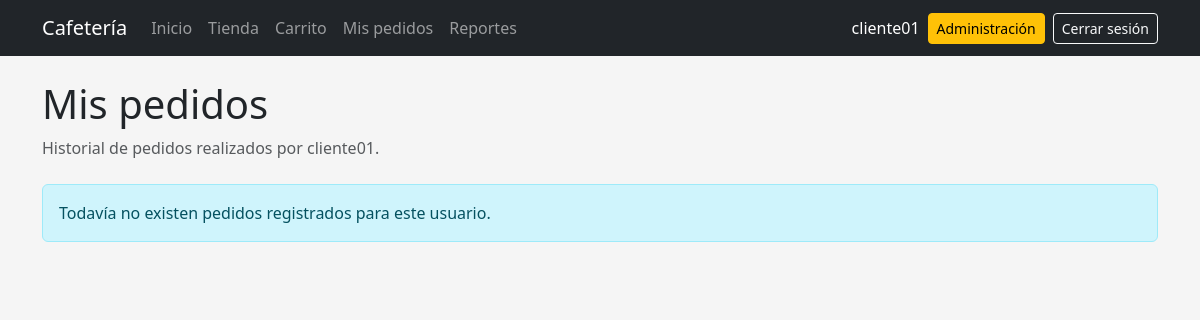
The page /mis-pedidos/ (signed in) on the database as committed earlier.
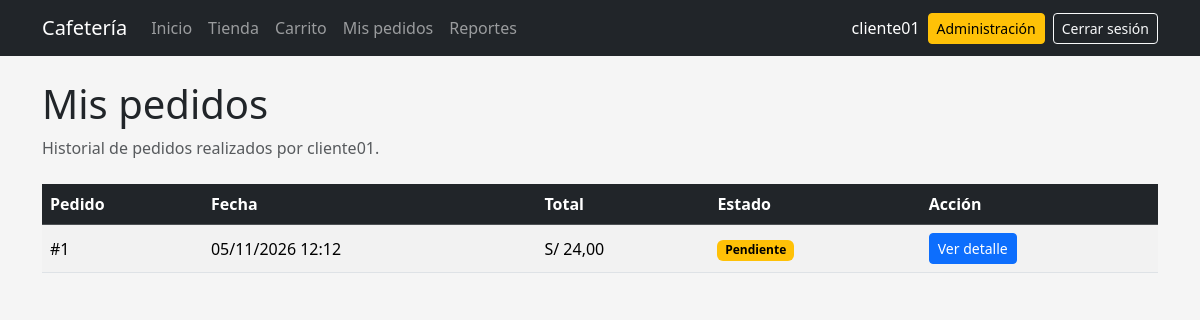
The same page on the database as committed later.
### pedidos/models.py (models this page shows, shortened)
class Pedido(models.Model):
    class Estado(models.TextChoices):
        PENDIENTE = "PENDIENTE", "Pendiente"
        PREPARACION = "PREPARACION", "En preparación"
        ATENDIDO = "ATENDIDO", "Atendido"
        CANCELADO = "CANCELADO", "Cancelado"
    usuario = models.ForeignKey(
        settings.AUTH_USER_MODEL,
        on_delete=models.CASCADE,
        related_name="pedidos",
    )
    fecha = models.DateTimeField(auto_now_add=True)
    total = models.DecimalField(
        max_digits=10,
        decimal_places=2,
        default=0,
    )
    estado = models.CharField(
        max_length=20,
        choices=Estado.choices,
        default=Estado.PENDIENTE,
    )
    class Meta:
        ordering = ["-fecha"]

### pedidos/views.py (the view)
@login_required
def mis_pedidos(request):
    pedidos = (
        Pedido.objects
        .filter(
            usuario=request.user
        )
        .order_by("-fecha")
    )
    return render(
        request,
        "pedidos/mis_pedidos.html",
        {
            "pedidos": pedidos,
        },
    )

### pedidos/templates/pedidos/mis_pedidos.html
{% extends "base.html" %}
{% block content %}
<div class="mb-4">
    <h1>
        Mis pedidos
    </h1>
    <p class="text-muted">
        Historial de pedidos realizados por
        {{ user.username }}.
    </p>
</div>
{% if pedidos %}
<div class="table-responsive">
    <table class="table table-striped table-hover align-middle">
        <thead class="table-dark">
            <tr>
                <th>
                    Pedido
                </th>
                <th>
                    Fecha
                </th>
                <th>
                    Total
                </th>
                <th>
                    Estado
                </th>
                <th>
                    Acción
                </th>
            </tr>
        </thead>
        <tbody>
            {% for pedido in pedidos %}
            <tr>
                <td>
                    #{{ pedido.id }}
                </td>
                <td>
                    {{ pedido.fecha|date:"d/m/Y H:i" }}
                </td>
                <td>
                    S/ {{ pedido.total }}
                </td>
                <td>
                    {% include "pedidos/_estado_badge.html" with pedido=pedido %}
                </td>
                <td>
                    <a
                        href="{% url 'detalle_pedido' pedido.id %}"
                        class="btn btn-primary btn-sm"
                    >
                        Ver detalle
                    </a>
                </td>
            </tr>
            {% endfor %}
        </tbody>
    </table>
</div>
{% else %}
<div class="alert alert-info">
    Todavía no existen pedidos registrados
    para este usuario.
</div>
{% endif %}
{% endblock %}

### pedidos/templates/pedidos/_estado_badge.html
{% if pedido.estado == "PENDIENTE" %}
    <span class="badge text-bg-warning">
        Pendiente
    </span>
{% elif pedido.estado == "PREPARACION" %}
    <span class="badge text-bg-primary">
        En preparación
    </span>
{% elif pedido.estado == "ATENDIDO" %}
    <span class="badge text-bg-success">
        Atendido
    </span>
{% elif pedido.estado == "CANCELADO" %}
    <span class="badge text-bg-danger">
        Cancelado
    </span>
{% else %}
    <span class="badge text-bg-secondary">
        {{ pedido.get_estado_display }}
    </span>
{% endif %}

Rows that differ between the two databases and show on the page:
added Pedido: id "1", fecha "05/11/2026 12:12", total "24,00", estado "Pendiente"
Other text that changed with them:
text no longer shown: "Todavía no existen pedidos registrados para este usuario."
text now shown: "Pedido Fecha Total Estado Acción"
